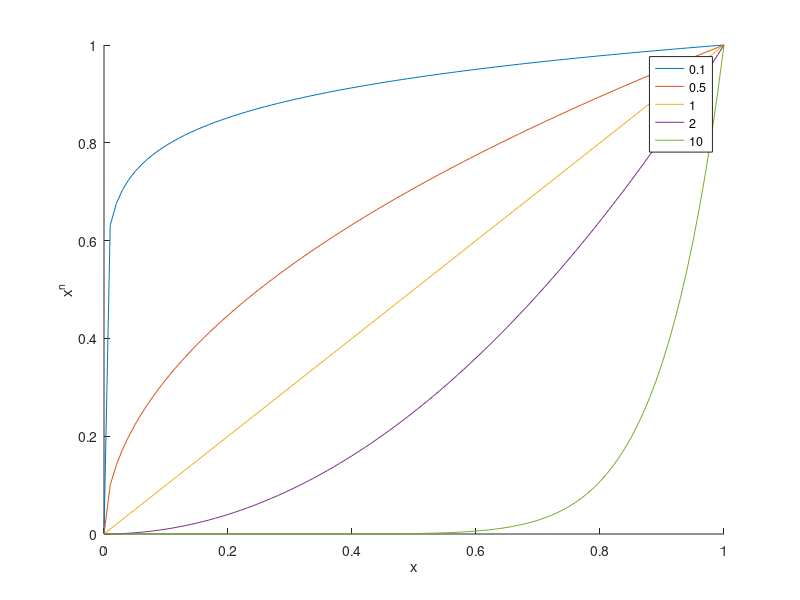

Here is the MATLAB script that generated this plot:
t = 0:0.01:1;
figure();
hold all;
for n = [0.1  0.5  1  2  10]
    plot(t,t.^n);
end
legend('0.1','0.5','1','2','10')
xlabel('x')
ylabel('x^n')